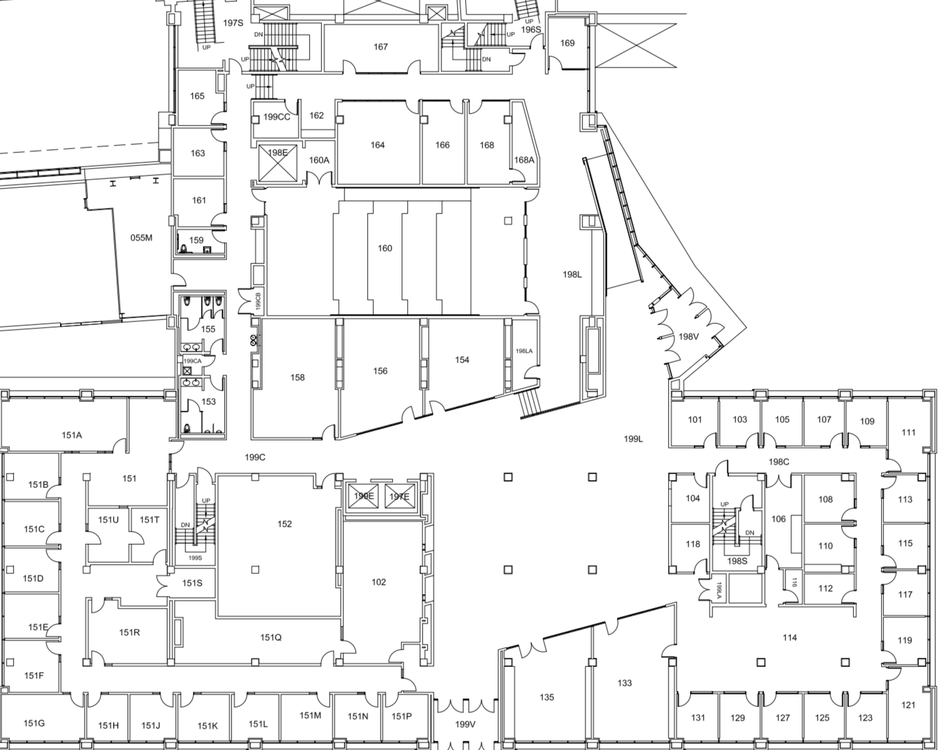
#> input picture Floor1.png, 941 x 750 px, shrunk from 1507 x 1202 before the run
$ python heatmap.py
#> lines starting #> are read from the running program, lines starting #| are printed output that depends on the picture
import cv2
import numpy as np
import seaborn as sns
import matplotlib.pyplot as plt
from scipy.interpolate import griddata

def generate_wifi_data(width, height, num_points=50):
    """Generate random WiFi speed measurements"""
    points = np.column_stack((
        np.random.randint(0, width, num_points),
        np.random.randint(0, height, num_points)
    ))
    speeds = np.random.uniform(10, 100, num_points)  # Random speeds between 10-100 Mbps
    return points, speeds

# Load and prepare floor plan
floor_img = cv2.imread('Floor1.png')
#> floor_img is the input picture: shape (750, 941, 3); min 0, max 255, mean 241.3
floor_img = cv2.cvtColor(floor_img, cv2.COLOR_BGR2RGB)

# Generate measurement data
measurement_points, wifi_speeds = generate_wifi_data(floor_img.shape[1], floor_img.shape[0], 100)

# Create interpolation grid
grid_x, grid_y = np.mgrid[0:floor_img.shape[1]:1, 0:floor_img.shape[0]:1]
grid = griddata(measurement_points, wifi_speeds, (grid_x, grid_y), method='cubic', fill_value=0)

# Smooth the heatmap
grid = cv2.GaussianBlur(grid, (51, 51), 0)

# Create plot
plt.figure(figsize=(12, 10))
plt.imshow(floor_img)

# Add heatmap overlay
heatmap = plt.imshow(grid.T, cmap='coolwarm', alpha=0.6,
                    extent=[0, floor_img.shape[1], floor_img.shape[0], 0])

# Add colorbar
cbar = plt.colorbar(heatmap)
cbar.set_label('WiFi Speed (Mbps)')

# Add measurement points
# plt.scatter(measurement_points[:, 0], measurement_points[:, 1],
#            c=wifi_speeds, cmap='RdYlGn', edgecolor='black',
#            s=50, label='Speed Measurements')

plt.title('WiFi Speed Distribution')
plt.legend()
plt.axis('off')
plt.tight_layout()
plt.show()
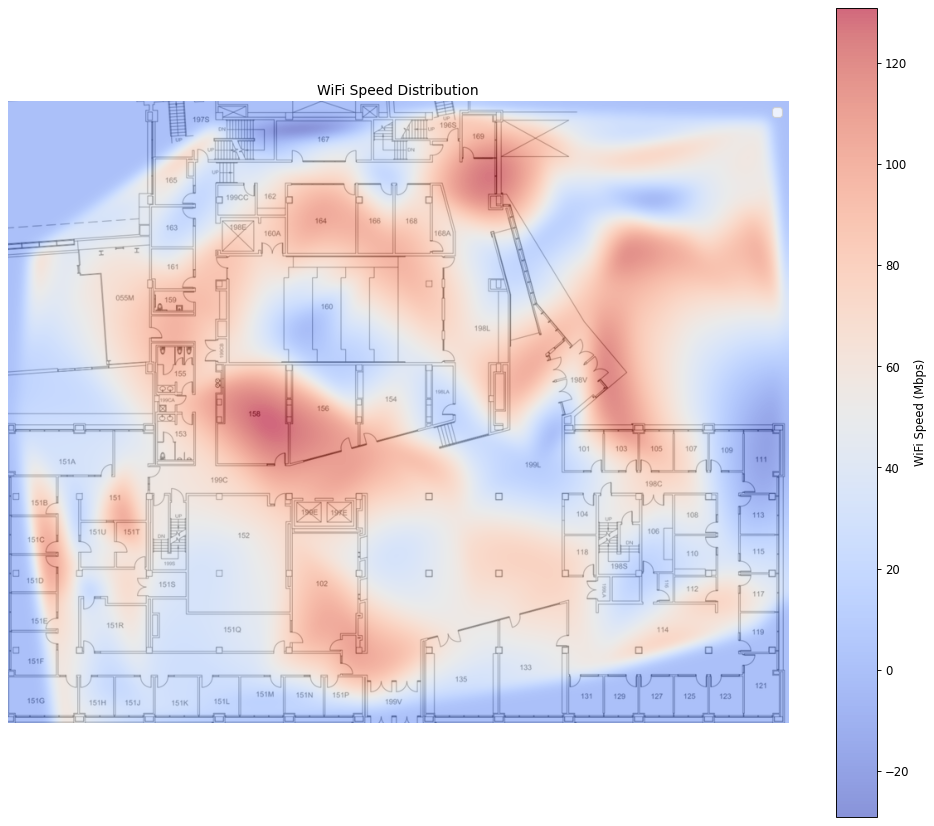
#> figure drawn by matplotlib, 2 panels
